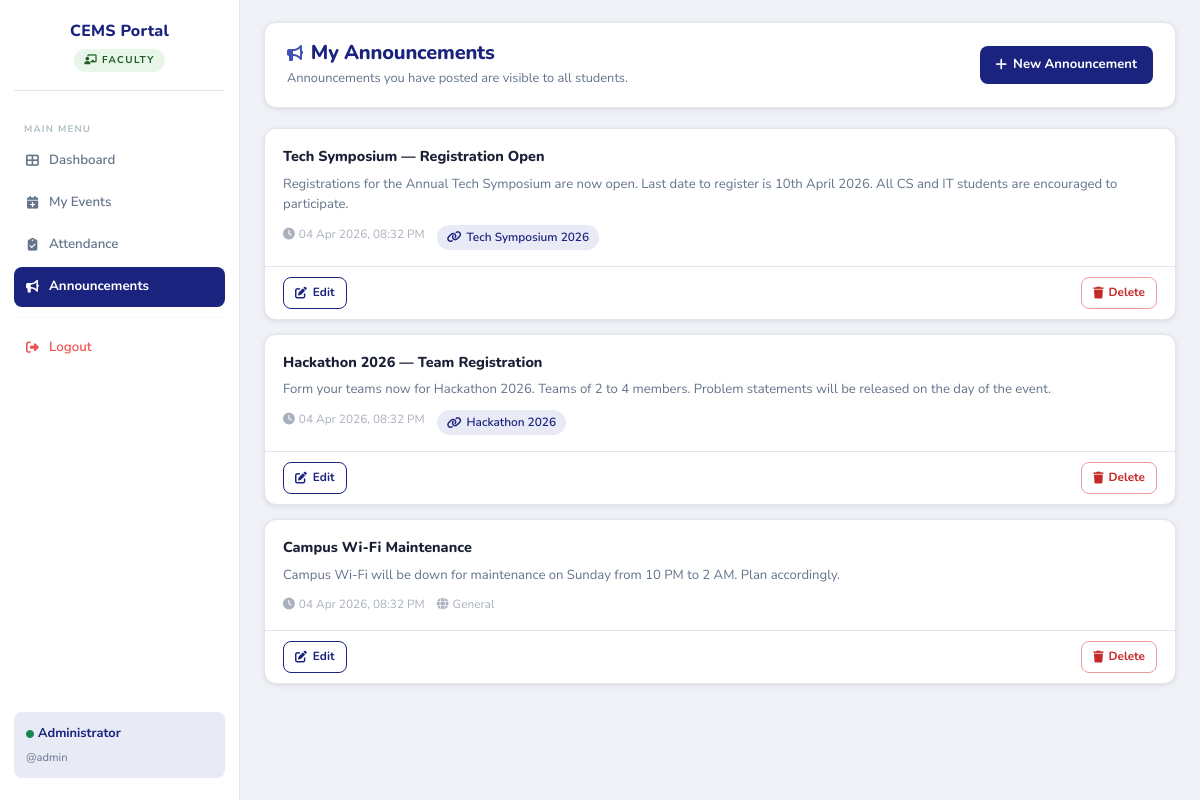
Before: /faculty/announcements.php (signed in) with the older database file.
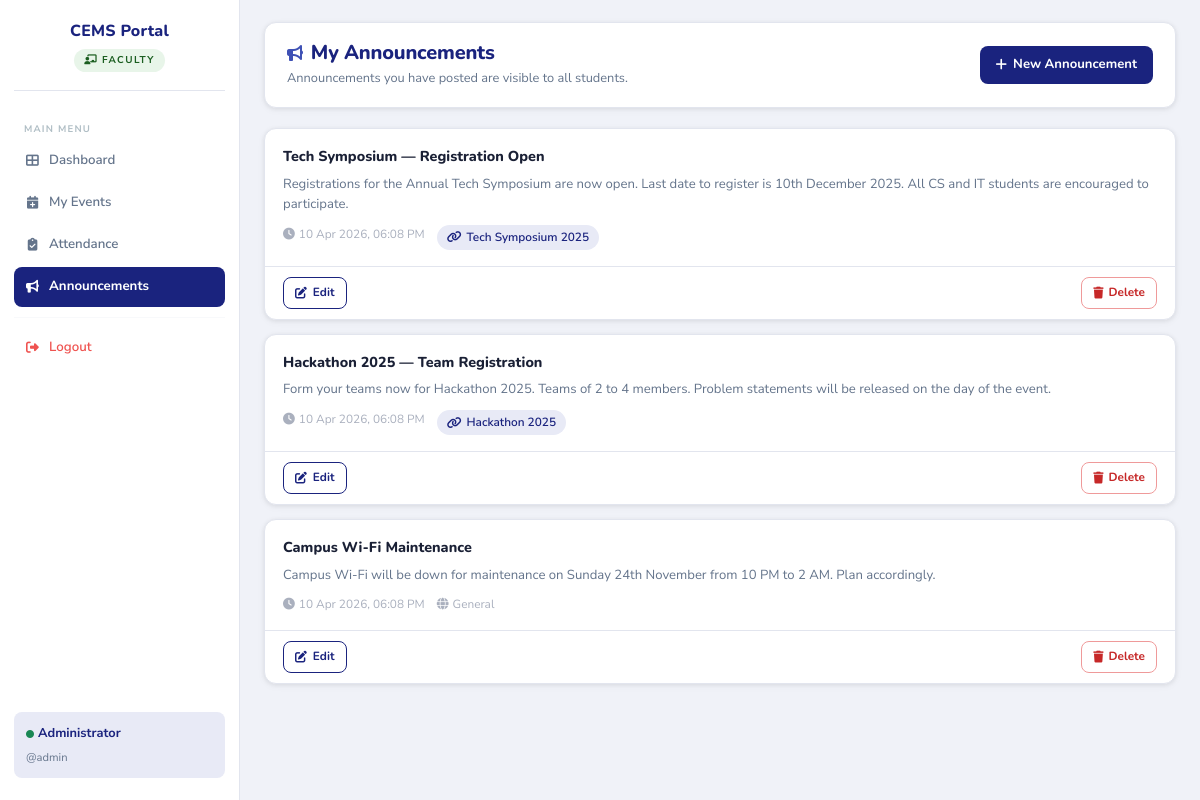
After: the same page with the newer database file.
### tables this page shows
CREATE TABLE announcements (
    announcement_id INT AUTO_INCREMENT PRIMARY KEY,
    title           VARCHAR(200) NOT NULL,
    content         TEXT         NOT NULL,
    event_id        INT          DEFAULT NULL,
    posted_by       INT          NOT NULL,
    posted_by_role  ENUM('faculty','admin') NOT NULL DEFAULT 'faculty',
    created_at      TIMESTAMP DEFAULT CURRENT_TIMESTAMP,
    FOREIGN KEY (event_id) REFERENCES events(event_id) ON DELETE SET NULL
);

CREATE TABLE events (
    event_id         INT AUTO_INCREMENT PRIMARY KEY,
    event_name       VARCHAR(200) NOT NULL,
    description      TEXT         DEFAULT NULL,
    venue            VARCHAR(200) DEFAULT NULL,
    event_date       DATE         NOT NULL,
    event_time       TIME         DEFAULT NULL,
    capacity         INT          DEFAULT NULL,
    status           ENUM('Pending','Approved','Rejected') NOT NULL DEFAULT 'Pending',
    rejection_reason VARCHAR(500) DEFAULT NULL,
    created_by       INT          NOT NULL,
    created_at       TIMESTAMP    DEFAULT CURRENT_TIMESTAMP,
    FOREIGN KEY (created_by) REFERENCES faculty(faculty_id) ON DELETE CASCADE
);

### faculty/announcements.php (the view, shortened to what the changed rows need)
<?php
require_once("../config/db.php");
$faculty_id = $_SESSION['faculty_id'];
$action     = $_GET['action'] ?? 'list';
$edit_ann = null;
$announcements = [];
if ($action === 'list') {
    try {
        $q = $conn->prepare("
            SELECT a.*, e.event_name
            FROM announcements a
            LEFT JOIN events e ON e.event_id = a.event_id
            WHERE a.posted_by = ? AND a.posted_by_role = 'faculty'
            ORDER BY a.created_at DESC
        ");
        $q->bind_param("i", $faculty_id); $q->execute();
        $announcements = $q->get_result()->fetch_all(MYSQLI_ASSOC);
    } catch (Exception $e) {}
}
$my_events = [];
try {
    $eq = $conn->prepare("SELECT event_id, event_name FROM events WHERE created_by=? AND status='Approved' ORDER BY event_date DESC");
    $eq->bind_param("i", $faculty_id); $eq->execute();
    $my_events = $eq->get_result()->fetch_all(MYSQLI_ASSOC);
} catch (Exception $e) {}
?>
<!DOCTYPE html>
<html lang="en">
<head>
    <link href="https://cdn.jsdelivr.net/npm/bootstrap@5.3.2/dist/css/bootstrap.min.css" rel="stylesheet">
    <link rel="stylesheet" href="https://cdnjs.cloudflare.com/ajax/libs/font-awesome/6.4.2/css/all.min.css">
    <link rel="stylesheet" href="../assets/css/style.css">
</head>
<body>
<main class="main-content">
<div class="content-inner">
<?php if ($action === 'create' || $action === 'edit'):
    $an = $edit_ann ?? [];
    $is_edit = $action === 'edit';
?>
<div class="page-header">
    <div>
        <h1><i class="fas fa-bullhorn me-2" style="color:var(--accent);font-size:1rem;"></i>
            <?= $is_edit ? 'Edit Announcement' : 'New Announcement' ?></h1>
        <p><?= $is_edit ? 'Update the announcement details.' : 'Post a new announcement visible to all students.' ?></p>
    </div>
    <a href="announcements.php" class="btn-outline-custom"><i class="fas fa-arrow-left"></i> Back</a>
</div>
<div class="form-card">
    <form method="POST">
        <?php if ($is_edit): ?><input type="hidden" name="edit_id" value="<?= $an['announcement_id'] ?>"><?php endif; ?>
        <div class="row g-3">
            <div class="col-12">
                <label class="form-label-custom">Title <span style="color:#ef5350;">*</span></label>
                <input type="text" name="title" class="form-control-custom" maxlength="150"
                       placeholder="e.g. Registration Deadline Reminder" required
                       value="<?= htmlspecialchars($an['title'] ?? $_POST['title'] ?? '') ?>">
            </div>
            <div class="col-12">
                <label class="form-label-custom">Content <span style="color:#ef5350;">*</span></label>
                <textarea name="content" class="form-control-custom" rows="5"
                          placeholder="Write the full announcement message here..."><?= htmlspecialchars($an['content'] ?? $_POST['content'] ?? '') ?></textarea>
            </div>
            <div class="col-12">
                <label class="form-label-custom">Link to Event <small style="font-weight:400;text-transform:none;">(optional)</small></label>
                <select name="event_id" class="form-control-custom">
                    <option value="">— General Announcement —</option>
                    <?php foreach ($my_events as $me): ?>
                    <option value="<?= $me['event_id'] ?>" <?= (($an['event_id'] ?? $_POST['event_id'] ?? '') == $me['event_id']) ? 'selected' : '' ?>>
                        <?= htmlspecialchars($me['event_name']) ?>
                    </option>
                    <?php endforeach; ?>
                </select>
            </div>
        </div>
        <div class="d-flex gap-2 mt-4">
            <button type="submit" class="btn-primary-custom">
                <i class="fas fa-paper-plane"></i> <?= $is_edit ? 'Update Announcement' : 'Post Announcement' ?>
            </button>
            <a href="announcements.php" class="btn-outline-custom">Cancel</a>
        </div>
    </form>
</div>
<?php else: ?>
<div class="page-header">
    <div>
        <h1><i class="fas fa-bullhorn me-2" style="color:var(--accent);font-size:1rem;"></i>My Announcements</h1>
    </div>
</div>
<?php if (empty($announcements)): ?>
<div class="empty-state">
    <i class="fas fa-bullhorn"></i>
    <h5>No announcements yet</h5>
    <p>Post your first announcement for students to see.</p>
</div>
<?php else: ?>
<?php foreach ($announcements as $ann): ?>
<div class="ann-card">
    <div class="ann-body">
        <div class="ann-title"><?= htmlspecialchars($ann['title']) ?></div>
        <div class="ann-content"><?= nl2br(htmlspecialchars(mb_strimwidth($ann['content'], 0, 200, '…'))) ?></div>
        <div class="ann-meta">
            <span><i class="fas fa-clock me-1"></i><?= date('d M Y, h:i A', strtotime($ann['created_at'])) ?></span>
            <?php if ($ann['event_name']): ?>
            <span class="event-tag"><i class="fas fa-link"></i><?= htmlspecialchars($ann['event_name']) ?></span>
            <?php else: ?>
            <span><i class="fas fa-globe me-1"></i>General</span>
            <?php endif; ?>
        </div>
    </div>
    <div class="ann-actions">
        <a href="announcements.php?action=edit&id=<?= $ann['announcement_id'] ?>" class="btn-outline-custom btn-sm-custom">
            <i class="fas fa-edit"></i> Edit
        </a>
        <button class="btn-danger-custom btn-sm-custom ms-auto"
                onclick="if(confirm('Delete this announcement?')) location.href='announcements.php?action=delete&id=<?= $ann['announcement_id'] ?>'">
            <i class="fas fa-trash"></i> Delete
        </button>
    </div>
</div>
<?php endforeach; ?>
<?php endif; ?>
<?php endif; ?>
</div>
</main>
</body>
</html>

Changed rows visible on the page:
changed announcements "Tech Symposium — Registration Open": content "Registrations for the Annual Tech Symposium are now open. Last date to register is 10th April 2026. All CS and IT students are encouraged to participate." → "Registrations for the Annual Tech Symposium are now open. Last date to register is 10th December 2025. All CS and IT students are encouraged to participate."; created_at "04 Apr 2026, 08:32 PM" → "10 Apr 2026, 06:08 PM"; event.event_name "Tech Symposium 2026" → "Tech Symposium 2025"
changed announcements: title "Hackathon 2026 — Team Registration" → "Hackathon 2025 — Team Registration"; content "Form your teams now for Hackathon 2026. Teams of 2 to 4 members. Problem statements will be released on the day of the event." → "Form your teams now for Hackathon 2025. Teams of 2 to 4 members. Problem statements will be released on the day of the event."; created_at "04 Apr 2026, 08:32 PM" → "10 Apr 2026, 06:08 PM"; event.event_name "Hackathon 2026" → "Hackathon 2025"
changed announcements "Campus Wi-Fi Maintenance": content "Campus Wi-Fi will be down for maintenance on Sunday from 10 PM to 2 AM. Plan accordingly." → "Campus Wi-Fi will be down for maintenance on Sunday 24th November from 10 PM to 2 AM. Plan accordingly."; created_at "04 Apr 2026, 08:32 PM" → "10 Apr 2026, 06:08 PM"
